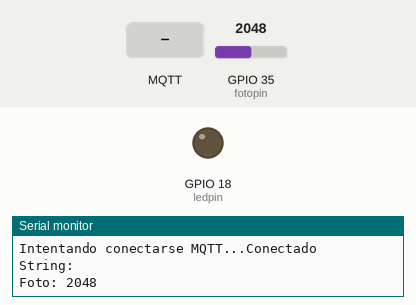
A sketch run on a simulated ESP32. Parts: output pins drawn as LEDs (lit = HIGH), the last lines printed to the serial monitor. Inputs (shaded band) come from the test bench; at power-on: GPIO 35 (fotopin) = 2048. WiFi joins after 1.5 s; servers stay silent unless stated; no MQTT or app messages arrive unless stated.

Above: at 2.7 s.
2.8 s: MQTT message "1" arrives on the first subscribed topic
At 7.3 s:
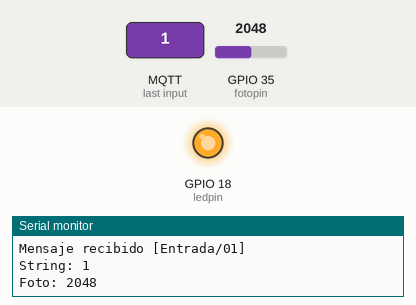
8.0 s: MQTT message "0" arrives on the first subscribed topic
At 12.3 s:
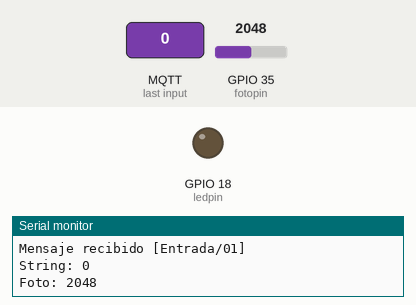
Timing chart, 0 to 13.8 s (numbered marks = the images above; inputs shaded):
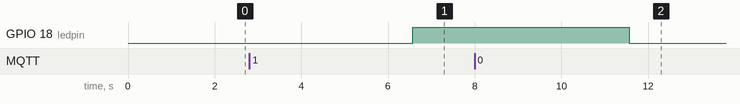

Measured:
- after the input at 2.8 s, GPIO 18 (ledpin): LOW → HIGH after 3.8 s
- after the input at 8.0 s, GPIO 18 (ledpin): HIGH → LOW after 3.6 s

The sketch:

Encender_led_MQTT.ino
```cpp
#include <WiFi.h>
#include <PubSubClient.h>

WiFiClient pruebaMQTT;
PubSubClient mqttClient(pruebaMQTT);

const char* ssid     = "HOUSE MP";
const char* password = "1035232570L";

char *server = "broker.emqx.io";
int port = 1883;

int ledpin= 18;
int fotopin=35;

int var = 0;
int ledval = 0;
int fotoval = 0;
char datos[40];
String resultS = "";

void wifiInit() {
    Serial.print("Conectándose a ");
    Serial.println(ssid);

    WiFi.begin(ssid, password);

    while (WiFi.status() != WL_CONNECTED) {
      Serial.print(".");
        delay(500);
    }
    Serial.println("");
    Serial.println("Conectado a WiFi");
    Serial.println("Dirección IP: ");
    Serial.println(WiFi.localIP());
  }

void callback(char* topic, byte* payload, unsigned int length) {
  Serial.print("Mensaje recibido [");
  Serial.print(topic);
  Serial.print("] ");

  char payload_string[length + 1];

  int resultI;

  memcpy(payload_string, payload, length);
  payload_string[length] = '\0';
  resultI = atoi(payload_string);

  var = resultI;

  resultS = "";

  for (int i=0;i<length;i++) {
    resultS= resultS + (char)payload[i];
  }
  Serial.println();
}


void reconnect() {
  while (!mqttClient.connected()) {
    Serial.print("Intentando conectarse MQTT...");

    if (mqttClient.connect("pruebaMQTT")) {
      Serial.println("Conectado");

      mqttClient.subscribe("Entrada/01");

    } else {
      Serial.print("Fallo, rc=");
      Serial.print(mqttClient.state());
      Serial.println(" intentar de nuevo en 5 segundos");
     // Espere 5 segundos antes de volver a intentar
      delay(5000);
    }
  }
}

void setup()
{
  pinMode(ledpin,OUTPUT);
  Serial.begin(115200);
  delay(10);
  wifiInit();
  mqttClient.setServer(server, port);
  mqttClient.setCallback(callback);
}

void loop()
{
   if (!mqttClient.connected()) {
    reconnect();
  }
  mqttClient.loop();

  Serial.print("String: ");
  Serial.println(resultS);

  if(var == 0)
  {
  digitalWrite(ledpin,LOW);
  }
  else if (var == 1)
  {
  digitalWrite(ledpin,HIGH);
  }

  fotoval = analogRead(fotopin);
  Serial.print("Foto: ");
  Serial.println(fotoval);

  sprintf(datos, "Valor fotoresistencia: %d ", fotoval);
  mqttClient.publish("EXDI/SALIDA",datos);
  delay(5000);


}
```
